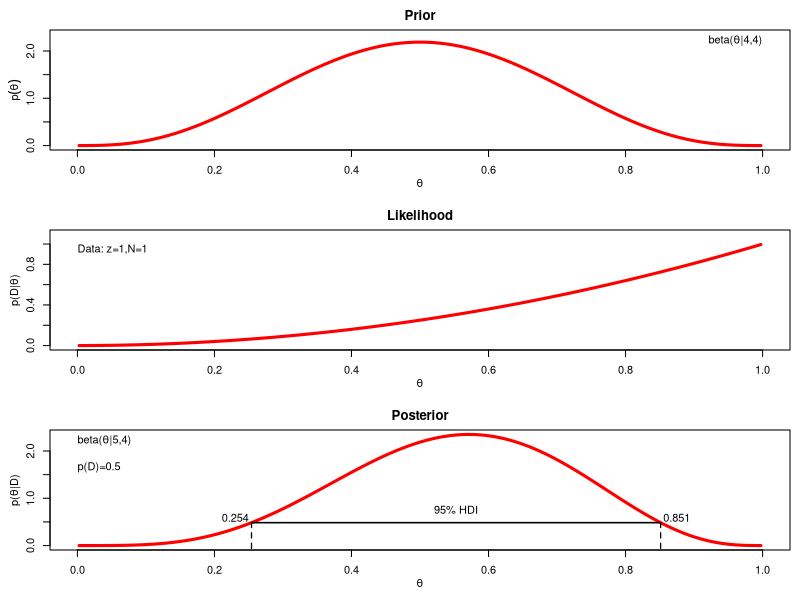
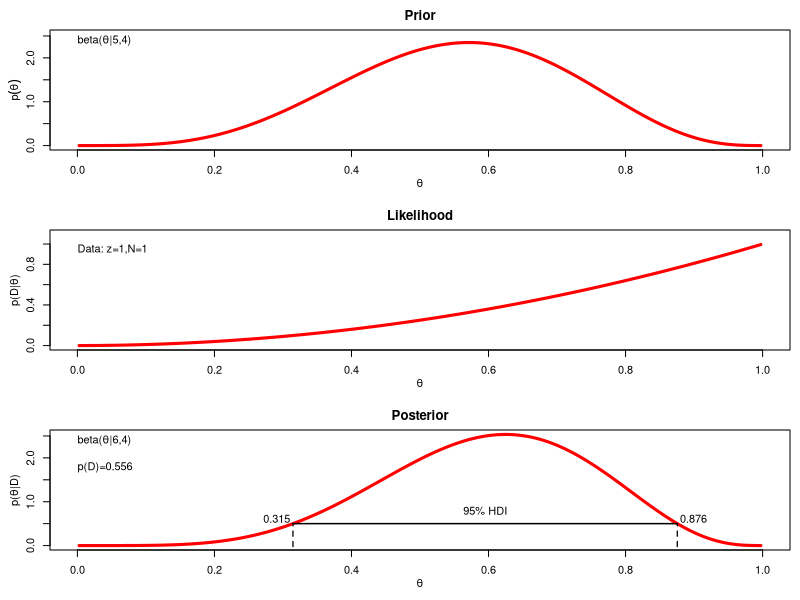
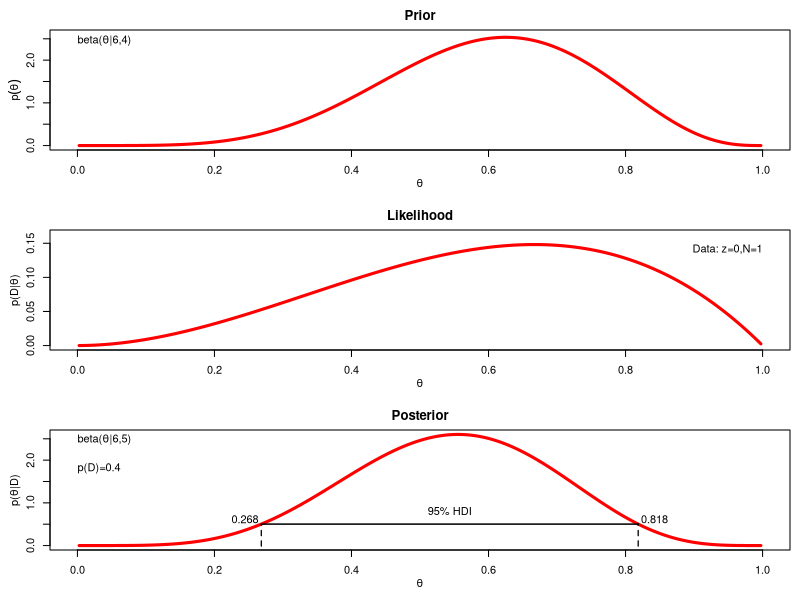
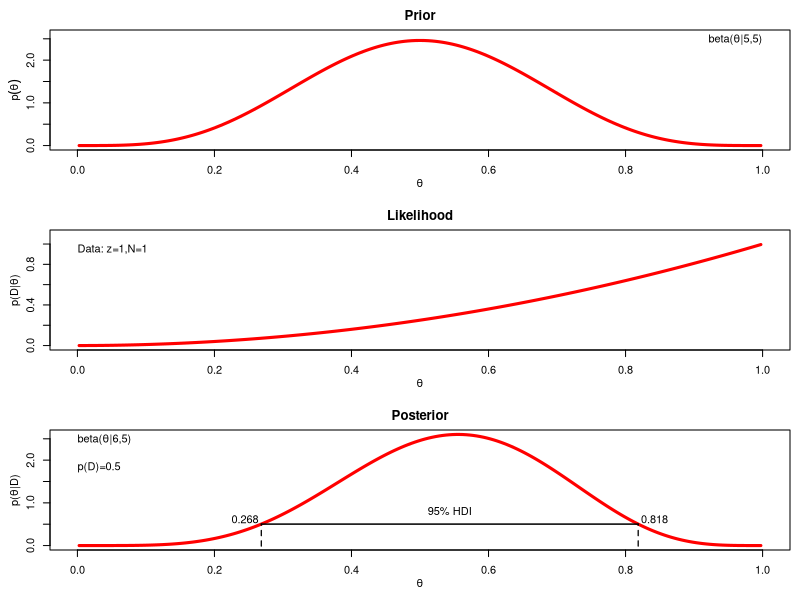
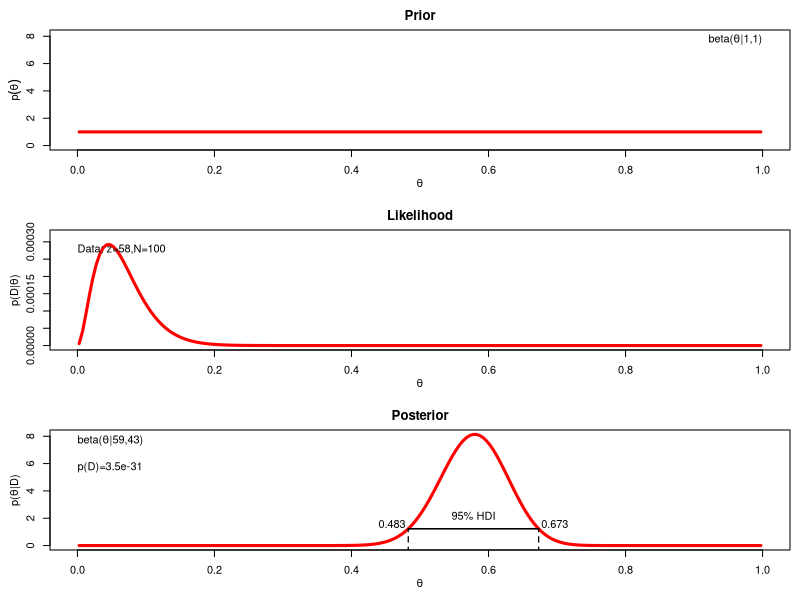
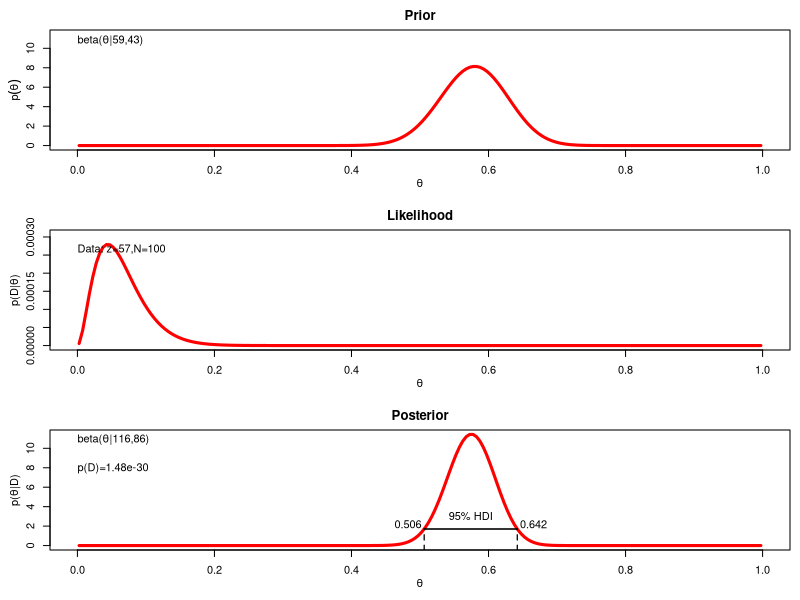
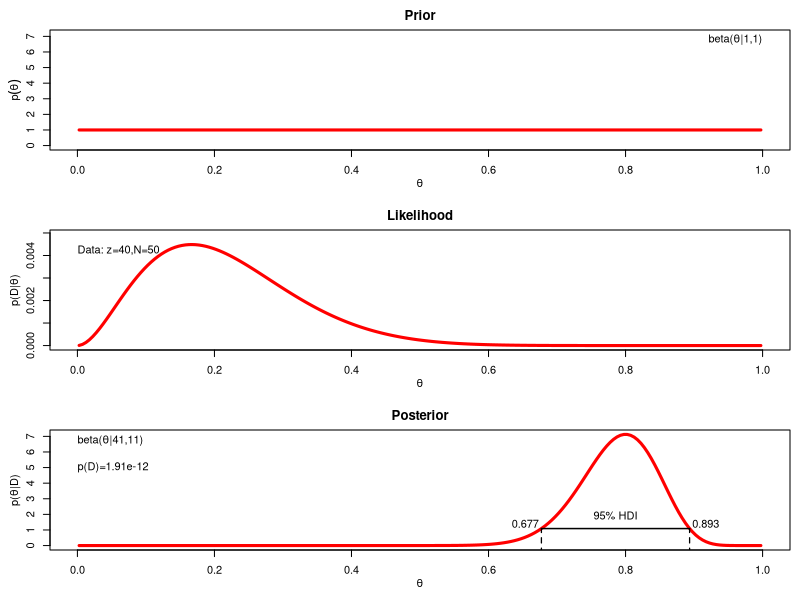
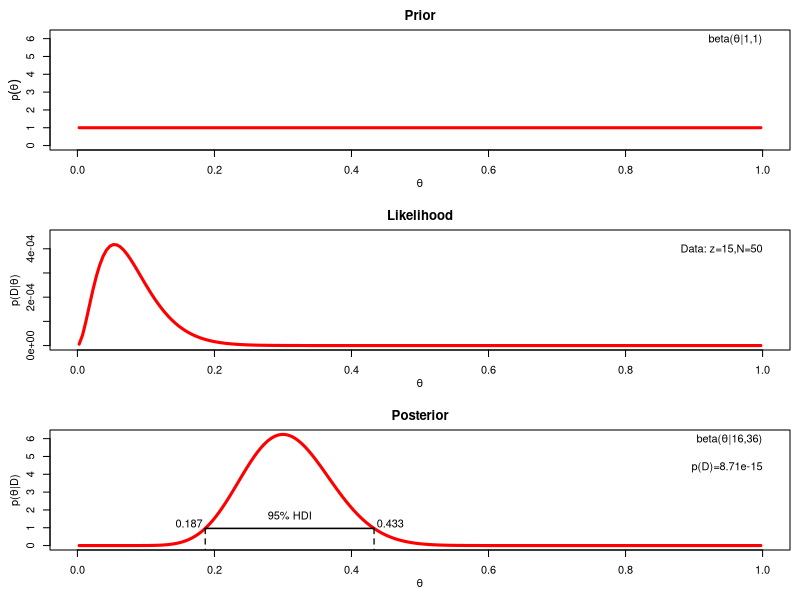

R code for these plots, in order:
## ---- chunk 1
# Bayesian updating for Bernoulli likelihood and beta prior.
# args:
#   priorShape  : vector of parameter values for the prior beta distribution
#   dataVec     : vector of 1's and 0's
#   credMass    : the probability mass of the HDI
#   plot        : plot prior, likelihood and posterior
# output:
#   postShape   : vector of parameter values for the posterior beta distribution
BernBeta <- function(priorShape, dataVec, credMass = 0.95, plot = TRUE) {
   
    # check inputs
    if(length(priorShape) != 2) stop("priorShape must have two, numeric, components.")
    if(any(priorShape <= 0)) stop("priorShape components must be positive.")
    if(any(dataVec != 1 & dataVec !=0)) stop("dataVec must be a vector of 1's and 0's.")
    if(credMass <= 0 | credMass >= 1) stop("credMass must be between 0 and 1.")
    
    # rename prior shape parameters
    a <- priorShape[1]
    b <- priorShape[2]
    # summarise new data
    z <- sum(dataVec)
    N <- length(dataVec)
    # compute posterior shape parameters
    postShape <- c(a + z, b + N - z)
    # compute the evidence, p(D)
    pData <- beta(z + a, N - z + b) / beta(a, b)
    # determine limits of Highest Density Interval
    hpdLim <- HDIofICDF(ICDFname = qbeta, shape1 = postShape[1], shape2 = postShape[2],
                        credMass = credMass)
    if(plot) {
        # plot everything
        binwidth <- 0.005
        Theta <- seq(from = binwidth / 2, to = 1 - (binwidth / 2), by = binwidth)
        pTheta <- dbeta(Theta, a, b)
        pDataGivenTheta <- Theta^2 * (1 - Theta)^(N-z)
        pThetaGivenData <- dbeta(Theta, a + z, b + N - z)
        
        layout(matrix(c(1,2,3), nrow = 3, ncol = 1, byrow = TRUE))
        par(mar = c(3,3,1,0), mgp = c(2,1,0), mai = c(0.5, 0.5, 0.3, 0.1))
        maxY <- max(c(pTheta, pThetaGivenData))
        # plot prior
        plot(Theta, pTheta, type = "l", lwd = 3, xlim = c(0, 1), ylim = c(0, maxY),
             xlab = bquote(theta), ylab = bquote(p(theta)), main = "Prior",
             col = "#FF0000")
        if(a > b) {
            textx <- 0
            textadj <- c(0,1)
        } else {
            textx <- 1
            textadj <- c(1, 1)
        }
        text(textx, 1.0*max(pThetaGivenData), bquote("beta(" * theta * "|" * .(a) * "," * .(b) * ")"), adj = textadj)
        
        # plot likelihood
        plot(Theta, pDataGivenTheta, type = "l", lwd = 3, 
             xlim = c(0, 1), ylim = c(0, 1.1*max(pDataGivenTheta)), 
             xlab = bquote(theta), ylab = bquote("p(D|" * theta * ")"),
             main = "Likelihood", col = "#FF0000")
        if(z > 0.5*N) {
            textx <- 0
            textadj <- c(0,1)
        } else {
            textx <- 1
            textadj <- c(1, 1)
        }
        text(textx, 1.0*max(pDataGivenTheta), bquote("Data: z=" * .(z) * ",N=" * .(N)), adj = textadj)
        
        # plot posterior
        plot(Theta, pThetaGivenData, type = "l", lwd = 3, 
             xlim = c(0, 1), ylim = c(0, maxY), 
             xlab = bquote(theta), ylab = bquote("p(" * theta * "|D)"), 
             main = "Posterior", col = "#FF0000")
        if(a + z > b + N - z) {
            textx <- 0
            textadj <- c(0, 1)
        } else {
            textx <- 1
            textadj <- c(1, 1)
        }
        text(textx, 1*max(pThetaGivenData), bquote("beta(" * theta * "|" * .(a + z) * "," * .(b + N - z) * ")"), adj = textadj)
        text(textx, 0.75*max(pThetaGivenData), bquote("p(D)=" * .(signif(pData, 3))), adj = textadj)
        
        # mark the HDI in the posterior
        hpdHt <- mean(c(dbeta(hpdLim[1], a+z, b+N-z), dbeta(hpdLim[2], a+z, b+N-z)))
        lines(c(hpdLim[1], hpdLim[1]), c(-0.5, hpdHt), type = "l", lty = 2, lwd = 1.25)
        lines(c(hpdLim[2], hpdLim[2]), c(-0.5, hpdHt), type = "l", lty = 2, lwd = 1.25)
        lines(hpdLim, c(hpdHt, hpdHt), type = "l", lwd = 1.5)
        text(mean(hpdLim), hpdHt, bquote(.(100*credMass) * "% HDI"), adj = c(0.5, -1))
        text(hpdLim[1], hpdHt, bquote(.(round(hpdLim[1], 3))), adj = c(1.1, -0.1))
        text(hpdLim[2], hpdHt, bquote(.(round(hpdLim[2], 3))), adj = c(-0.1, -0.1))        
    }

    # return posterior shape
    return(postShape)
}
# Compute HDI
# args:
#   ICDFname    : is R's name for inverse cumulative density function of the distribution
#   credMass    : desired mass of the HDI region
#   tol         : is passed to R's optimise function
# output:
#   HDI         : highest density interval limits in a vector
HDIofICDF <- function(ICDFname, credMass = 0.95, tol = 1e-8, ...) {
    
    incredMass <- 1 - credMass
    intervalWidth <- function(lowTrailPr, ICDFname, credMass, ...) {
        ICDFname(credMass + lowTrailPr, ...) - ICDFname(lowTrailPr, ...)
    }
    optInfo <- optimise(intervalWidth, c(0, incredMass), ICDFname = ICDFname, 
                        credMass = credMass, tol = tol, ...)
    HDIlowTailPr <- optInfo$minimum
    return(c(ICDFname(HDIlowTailPr, ...), ICDFname(credMass + HDIlowTailPr, ...)))
}
## ---- chunk 2
posterior5.1a <- BernBeta(c(4,4), 1)
## ---- chunk 3
posterior5.1b <- BernBeta(posterior5.1a, 1)
## ---- chunk 4
posterior5.1c <- BernBeta(posterior5.1b, 0)
## ---- chunk 5
posterior5.1d <- BernBeta(c(4, 4), 0, plot = FALSE)
posterior5.1e <- BernBeta(posterior5.1d, 1, plot = FALSE)
posterior5.1f <- BernBeta(posterior5.1e, 1)
## ---- chunk 6
posterior5.2 <- BernBeta(c(1, 1), c(rep(1, 58), rep(0, 42)))
## ---- chunk 7
posterior5.2c <- BernBeta(posterior5.2, c(rep(1, 57), rep(0, 43)))
## ---- chunk 8
posterior5.3a <- BernBeta(c(1, 1), c(rep(1, 40), rep(0, 10)))
posterior5.3b <- BernBeta(c(1, 1), c(rep(1, 15), rep(0, 35)))
## ---- chunk 9
posterior5.4 <- BernBeta(c(0.5, 0.5), c(1,1,1,1,0))
## ---- chunk 10
posterior5.6fair <- BernBeta(c(50, 50), c(rep(1, 15), rep(0, 5)))
posterior5.6biased <- BernBeta(c(0.5, 0.5), c(rep(1, 15), rep(0, 5)))
## ---- chunk 11
heads <- BernBeta(c(100, 1), 1)
tails <- BernBeta(c(1, 100), 1)
## ---- chunk 12
heads <- beta(100 + 8, 12 - 8 + 1) / beta(100, 1)
tails <- beta(1 + 8, 12 - 8 + 100) / beta(1, 100)
## ---- chunk 13
# priors
priorA <- 100
priorB <- 1
actualDataZ <- 8
actualDataN <- 12
# compute posterior parameter values
postA <- priorA + actualDataZ
postB <- priorB + actualDataN - actualDataZ
# number of flips in a simulated sample should match the actual sample
simSampleSize <- actualDataN
# number of simulated samples
Nsamples <- 10000
# create empty vector to store simulated results
simulatedZ <- vector(length = Nsamples)
# now generate posterior samples
for(index in 1:Nsamples){
    # generate theta value from posterior
    sampleTheta <- rbeta(1, postA, postB)
    # generate sample using sampleTheta
    sampleData <- sample(x = c(0, 1), prob = c(1-sampleTheta, sampleTheta),
                         size = simSampleSize, replace = TRUE)
    # store number of heads in empty vector
    simulatedZ[index] <- sum(sampleData)
}

# make a histogram of the number of heads in the sample
hist(simulatedZ, col = "lightblue")
